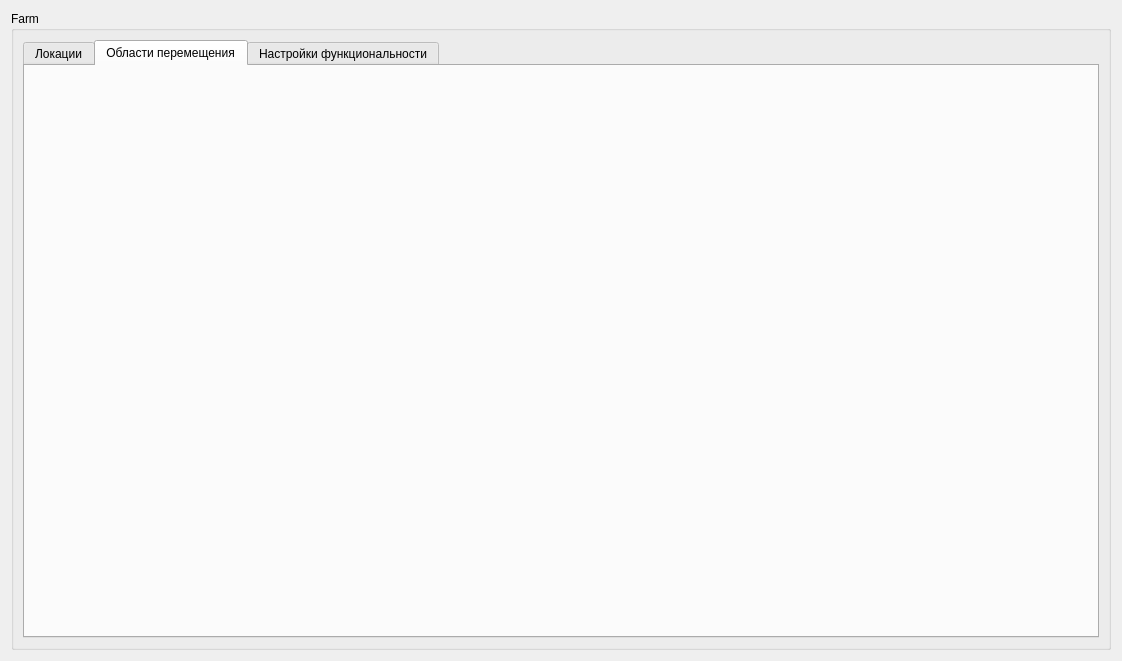
<?xml version="1.0" encoding="UTF-8"?>
<ui version="4.0">
 <class>Form_Z_1</class>
 <widget class="QWidget" name="Form_Z_1">
  <property name="geometry">
   <rect>
    <x>0</x>
    <y>0</y>
    <width>1122</width>
    <height>661</height>
   </rect>
  </property>
  <property name="windowTitle">
   <string>Form</string>
  </property>
  <layout class="QVBoxLayout" name="verticalLayout_2">
   <item>
    <widget class="QGroupBox" name="groupBox">
     <property name="title">
      <string>Farm</string>
     </property>
     <layout class="QVBoxLayout" name="verticalLayout">
      <item>
       <widget class="QTabWidget" name="tabWidget">
        <property name="currentIndex">
         <number>1</number>
        </property>
        <widget class="QWidget" name="tab_4">
         <attribute name="title">
          <string>Локации</string>
         </attribute>
        </widget>
        <widget class="QWidget" name="tab_2">
         <attribute name="title">
          <string>Области перемещения</string>
         </attribute>
        </widget>
        <widget class="QWidget" name="tab_5">
         <attribute name="title">
          <string>Настройки функциональности</string>
         </attribute>
        </widget>
       </widget>
      </item>
     </layout>
    </widget>
   </item>
  </layout>
 </widget>
 <resources/>
 <connections/>
</ui>
